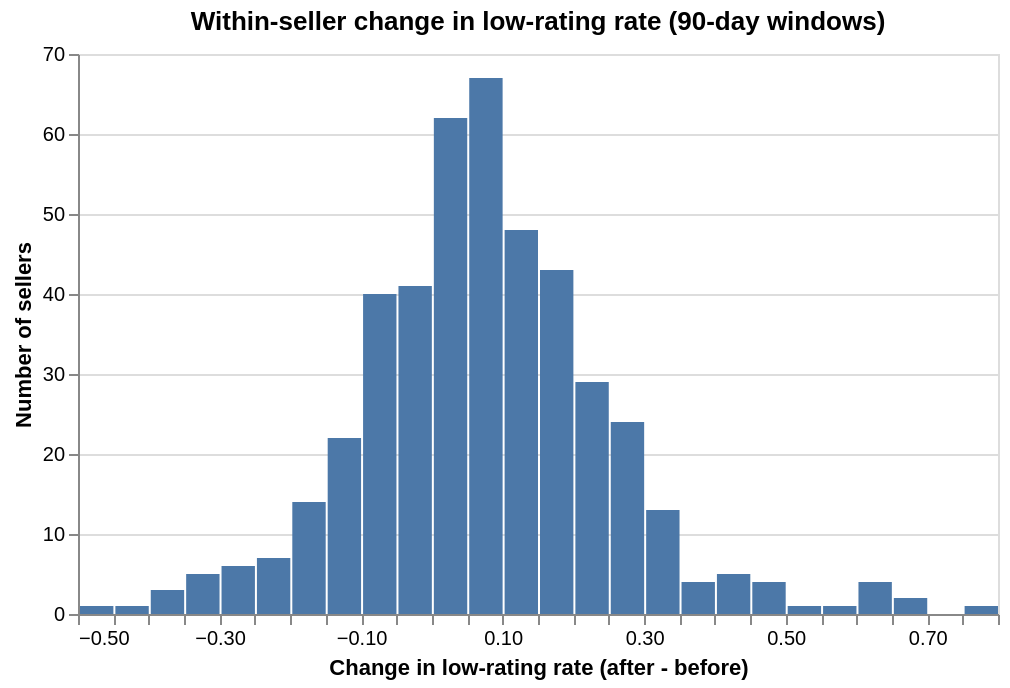
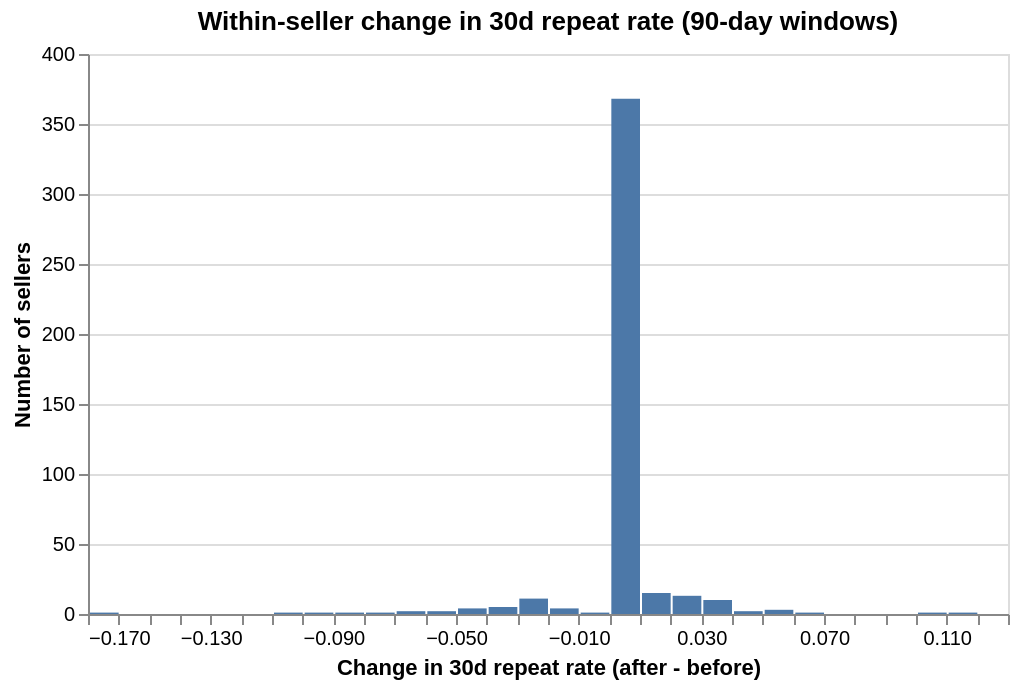

The notebook cell these images were saved under, in order:
### Code cell
# visualize distribution of per-seller changes in low rating and repeat rate
if not per_seller_before_after.empty:
    per_seller_long = per_seller_before_after.assign(
        delta_low_rating_rate=lambda d: (
            d["low_rating_rate_after"] - d["low_rating_rate_before"]
        ),
        delta_repeat_rate=lambda d: (
            d["repeat_rate_after"] - d["repeat_rate_before"]
        ),
    )

    # Histogram of changes in low rating rate
    chart_delta_low = (
        alt.Chart(per_seller_long)
        .mark_bar()
        .encode(
            x=alt.X(
                "delta_low_rating_rate:Q",
                bin=alt.Bin(maxbins=40),
                title="Change in low-rating rate (after - before)",
            ),
            y=alt.Y("count()", title="Number of sellers"),
        )
        .properties(
            title="Within-seller change in low-rating rate (90-day windows)",
            width=460,
            height=280,
        )
    )

    # Histogram of changes in 30d repeat rate
    chart_delta_repeat = (
        alt.Chart(per_seller_long)
        .mark_bar()
        .encode(
            x=alt.X(
                "delta_repeat_rate:Q",
                bin=alt.Bin(maxbins=40),
                title="Change in 30d repeat rate (after - before)",
            ),
            y=alt.Y("count()", title="Number of sellers"),
        )
        .properties(
            title="Within-seller change in 30d repeat rate (90-day windows)",
            width=460,
            height=280,
        )
    )

    chart_delta_low 
    chart_delta_repeat

### Figure 1 — Vega-Lite specification as saved in the notebook (floating-point values rounded to 4 significant figures; data arrays with more than 128 entries replaced by an {"elided": "..."} marker saying what was removed)
{"config": {"view": {"continuousWidth": 300, "continuousHeight": 300}}, "data": {"name": "data-485e2650d518ea86dd9e974e9a0c05d1"}, "mark": {"type": "bar"}, "encoding": {"x": {"bin": {"maxbins": 40}, "field": "delta_low_rating_rate", "title": "Change in low-rating rate (after - before)", "type": "quantitative"}, "y": {"aggregate": "count", "title": "Number of sellers", "type": "quantitative"}}, "height": 280, "title": "Within-seller change in low-rating rate (90-day windows)", "width": 460, "$schema": "https://vega.github.io/schema/vega-lite/v6.1.0.json", "datasets": {"data-485e2650d518ea86dd9e974e9a0c05d1": {"elided": "448 records"}}}

### Figure 2 — Vega-Lite specification as saved in the notebook (floating-point values rounded to 4 significant figures; data arrays with more than 128 entries replaced by an {"elided": "..."} marker saying what was removed)
{"config": {"view": {"continuousWidth": 300, "continuousHeight": 300}}, "data": {"name": "data-485e2650d518ea86dd9e974e9a0c05d1"}, "mark": {"type": "bar"}, "encoding": {"x": {"bin": {"maxbins": 40}, "field": "delta_repeat_rate", "title": "Change in 30d repeat rate (after - before)", "type": "quantitative"}, "y": {"aggregate": "count", "title": "Number of sellers", "type": "quantitative"}}, "height": 280, "title": "Within-seller change in 30d repeat rate (90-day windows)", "width": 460, "$schema": "https://vega.github.io/schema/vega-lite/v6.1.0.json", "datasets": {"data-485e2650d518ea86dd9e974e9a0c05d1": {"elided": "448 records"}}}
